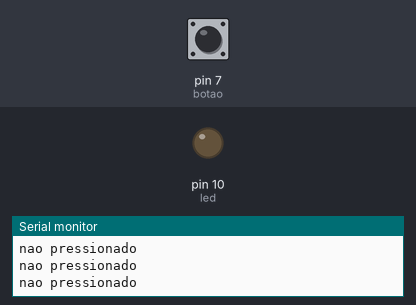
Simulated run of this sketch. Board: Arduino Uno, built with avr-gcc and run on an emulated ATmega328P. Parts: output pins drawn as LEDs (lit = HIGH), the last lines printed to the serial monitor. Dashed ring = blinking. The inputs (shaded band) are chosen by the test bench; at power-on: pin 7 (botao) LOW.

Above: at 1.2 s.
1.3 s: pin 7 (botao) pulled HIGH for 0.15 s
At 1.39 s:
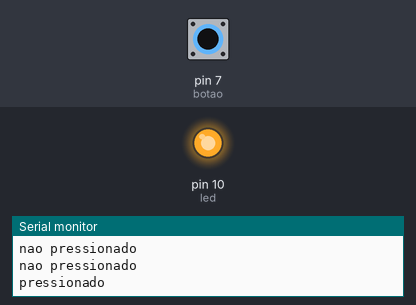
2.9 s: pin 7 (botao) pulled HIGH for 1 s
At 4.9 s:
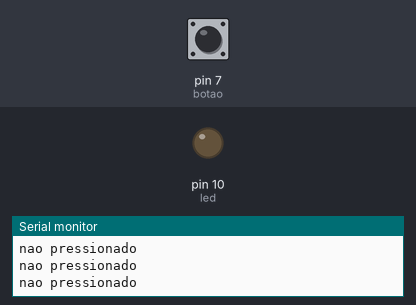
6.9 s: pin 7 (botao) driven HIGH
At 7.2 s:
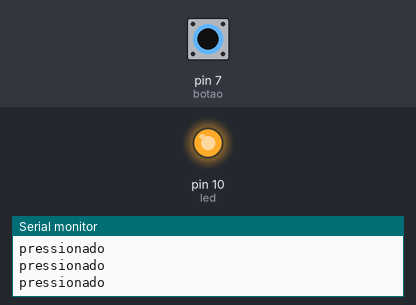
9.9 s: pin 7 (botao) driven LOW
At 10.4 s:
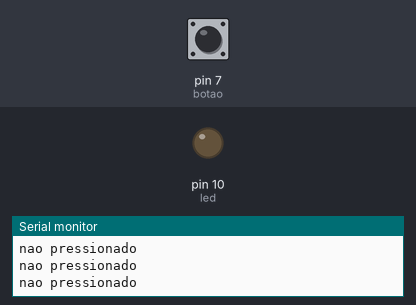
12.9 s: pin 7 (botao) pulsed HIGH 2 times (0.12 s each, 0.3 s apart)
At 13.26 s:
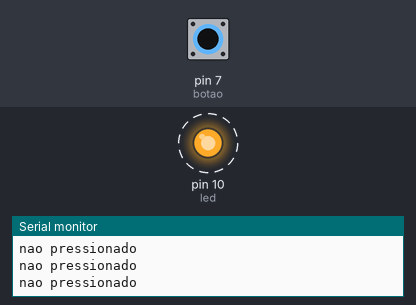
Timing chart, 0 to 15.9 s (numbered marks = the images above; inputs shaded):
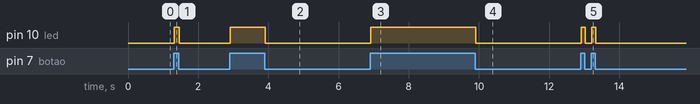

The sketch:

led_botao.ino
```cpp
#define botao 7
#define led 10
boolean ligado = false;

// C++ code
//
void setup()
{
  pinMode(botao, INPUT);
  pinMode(led, OUTPUT);
  Serial.begin(9600);
}

void loop(){


  if (digitalRead(botao) == HIGH) {

    digitalWrite(led, HIGH);
    Serial.println("pressionado");

  } else {
    digitalWrite(led, LOW);
    Serial.println("nao pressionado");
  }
  }
```

Measured:
- after the input at 1.3 s, pin 10 (led): LOW → HIGH at once, → LOW 0.15 s later
- after the input at 2.9 s, pin 10 (led): LOW → HIGH at once, → LOW 1.0 s later
- after the input at 6.9 s, pin 10 (led): LOW → HIGH at once
- after the input at 9.9 s, pin 10 (led): HIGH → LOW at once
- after the input at 12.9 s, pin 10 (led): alternates HIGH for 0.12 s and LOW for 0.18 s, 4 changes in all, then stays LOW, starting at once
